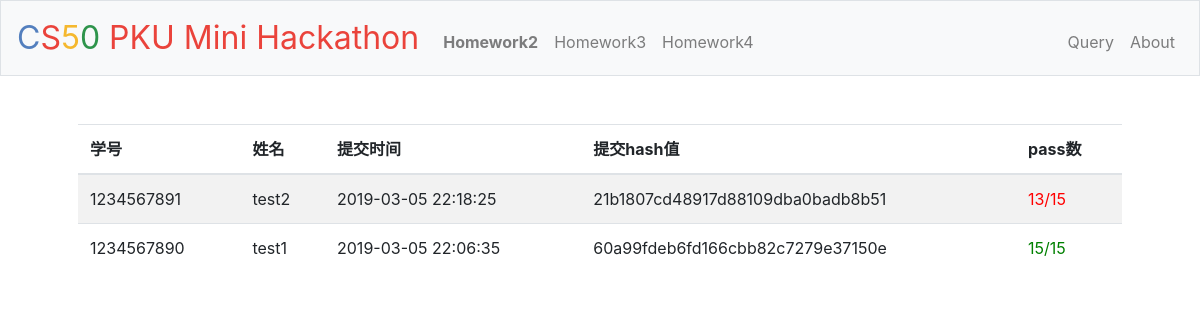
The page /homework2 on the database its author committed.
### tables this page shows
CREATE TABLE "submit" (
	"id"	INTEGER NOT NULL PRIMARY KEY AUTOINCREMENT UNIQUE,
	"stuid"	INTEGER NOT NULL,
	"name"	TEXT,
	"work"	INTEGER NOT NULL,
	"time"	TIMESTAMP NOT NULL DEFAULT current_timestamp,
	"exe_time"	REAL,
	"hash"	TEXT NOT NULL,
	"status"	INTEGER NOT NULL,
	"correct_num"	INTEGER
);

### application.py (the view)
@app.route("/homework2")
def homework2():
    session["status"]="hw2"
    app.logger.info(request.remote_addr+" "+get_time()+" GET /homework2")
    rows = db.execute("SELECT stuid,name,time,hash,correct_num FROM submit where status=0 AND work=2 GROUP BY stuid HAVING MAX(time) ORDER BY time DESC")
    result=[]
    for res in rows:
        tmp=[res["stuid"], res["name"], res["time"], res["hash"], res["correct_num"]]
        result.append(tmp)
    return render_template("homework2.html", result=result)

### application.py (called while the page is built)
@app.after_request
def after_request(response):
    response.headers["Cache-Control"] = "no-cache, no-store, must-revalidate"
    response.headers["Expires"] = 0
    response.headers["Pragma"] = "no-cache"
    return response

def get_time():
    i = datetime.datetime.now()
    return "{}/{}/{} {}:{}:{}".format(i.year, i.month, i.day, i.hour, i.minute, i.second)

### templates/homework2.html (shortened to what this page needs)
{% extends "layout.html" %}
{% block main %}
    <table class="table table-striped">
        <thead>
            <tr>
                <th>学号</th>
                <th>姓名</th>
                <th>提交时间</th>
                <th>提交hash值</th>
                <th>pass数</th>
            </tr>
        </thead>
        <tbody>
            {% for r in result %}
                <tr>
                    <td>{{r[0]}}</td>
                    <td>{{r[1]}}</td>
                    <td>{{r[2]}}</td>
                    <td>{{r[3]}}</td>
                    {% if r[4] == 15 %}
                        <td><font color="green">{{r[4]}}/15</font></td>
                    {% else %}
                        <td><font color="red">{{r[4]}}/15</font></td>
                    {% endif %}
                </tr>
            {% endfor %}
        </tbody>
    </table>
{% endblock %}

### static/styles.css (style rules this page uses)
main table { text-align: left; }

### rows shown on the page
submit: stuid "1234567891", name "test2", time "2019-03-05 22:18:25", hash "21b1807cd48917d88109dba0badb8b51", correct_num "13"
submit: stuid "1234567890", name "test1", time "2019-03-05 22:06:35", hash "60a99fdeb6fd166cbb82c7279e37150e", correct_num "15"
